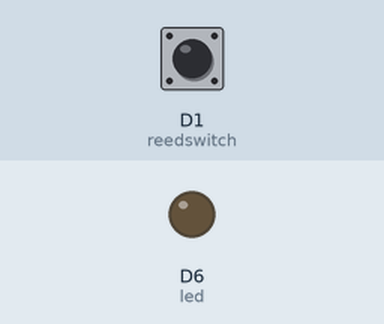
Bench run of a sketch on a simulated Particle Photon. Parts: output pins drawn as LEDs (lit = HIGH). The inputs (shaded band) are chosen by the test bench; at power-on: D1 (reedswitch) HIGH.

Above: at 1.2 s.
1.3 s: D1 (reedswitch) pulled LOW for 0.15 s
At 1.45 s:
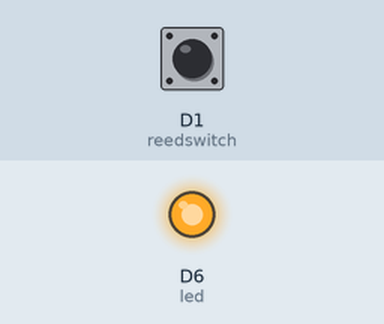
3.0 s: D1 (reedswitch) pulled LOW for 3.2 s
At 6.9 s:
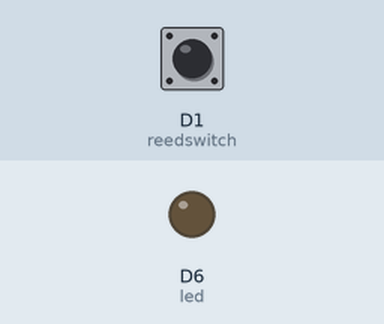
Timing chart, 0 to 8.4 s (numbered marks = the images above; inputs shaded):
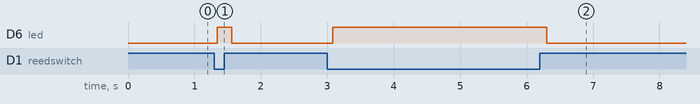

The sketch:

pigenator.ino
```cpp
// trap monitor

 int reedswitch = D1; // reedswitch

 int led = D6; // LED

 bool gateShut = false; // are we blinking?
 bool lastGateStatus = false;

 int intGateShut = 0; // variable
 int intSleepSeconds = 300;

 //Timer timer(5000, statusReport);


 void setup() {

     Serial.begin(9600); // start serial

     pinMode(led,OUTPUT); // Our LED pin is output (lighting up the LED)

     pinMode(reedswitch,INPUT_PULLUP); // gate sensor

     // We are going to declare a Particle.variable() here so that we can access the value.
     Particle.variable("intGateShut", &intGateShut, INT);

     Particle.publish("status","setup",60,PRIVATE);

     //timer.start();

 }


 // Next is the loop function...

 void loop() {

     // check the gate state
     if (digitalRead(reedswitch) == LOW) {
         gateShut=true;
         intGateShut = 1;
     }
     else
     {
         gateShut=false;
         intGateShut = 0;
     }

     if (lastGateStatus != gateShut) {

         //status has changed - flipflop
         lastGateStatus = gateShut;

         Particle.publish("statusGate",String(intGateShut),60,PRIVATE);

     }
     else {
         //Particle.publish("sleeping",String(intSleepSeconds),60,PRIVATE);
         //System.sleep(SLEEP_MODE_DEEP, intSleepSeconds);
     }


     if (gateShut) {
         // blink
         digitalWrite(led,HIGH);
     }
     else {
         digitalWrite(led,LOW);
     }
     delay(100);

 }


 void statusReport(){

     Particle.publish("statusReport","start",60,PRIVATE);

     //CellularSignal sig = Cellular.RSSI();

     // sig.qual - 0 - 49 (higher is better) so x 2 for %
     //sig.rssi signal strength with range -113dBm to -51dBm (in 2dBm steps)
     //String sRSSI = String("RSSI:")+String(sig.rssi) + String("db - Quality:") + String((sig.qual*2)) + String("%");
     //Serial.println(sRSSI);

     FuelGauge fuel;

     // fuel.getVCell battery voltage
     // fuel.getSoC 0 - 100%
     String sFuel = String("fuel.getVCell():") + String(fuel.getVCell()) + String(" fuel.getSoC():") + String(fuel.getSoC());
     Serial.println(sFuel);


     Particle.publish("statusReport","end",60,PRIVATE);

 }
```

Measured:
- after the input at 1.3 s, D6 (led): LOW → HIGH at once, → LOW 0.22 s later
- after the input at 3.0 s, D6 (led): LOW → HIGH after 0.08 s, → LOW 3.2 s later
